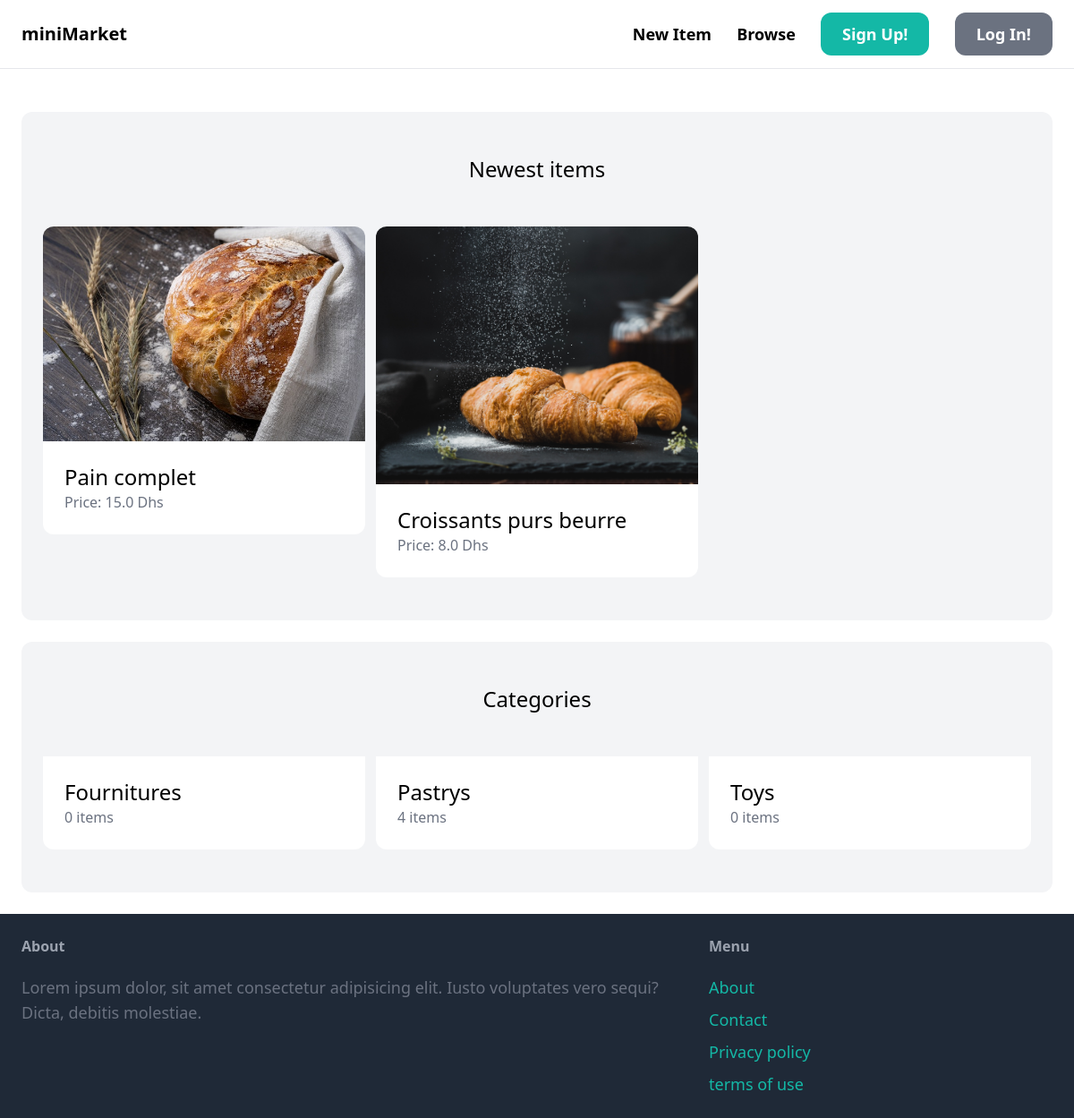
The page / on the database its author committed.
### item/models.py (models this page shows, shortened)
class Item(models.Model):
    category = models.ForeignKey(Category, related_name='items', on_delete=models.CASCADE)
    name = models.CharField(max_length=255)
    description = models.TextField(blank=True, null=True)
    price = models.FloatField()
    image = models.ImageField(upload_to='item_images', blank=True, null=True)
    is_sold = models.BooleanField(default=False)
    created_by = models.ForeignKey(User, related_name='items', on_delete=models.CASCADE)
    created_at = models.DateTimeField(auto_now_add=True)

class Category(models.Model):
    name = models.CharField(max_length=255)
    class Meta:
        ordering = ('name',)
        verbose_name_plural = 'categories'

### core/views.py (the view)
# urls.py: path('', views.index, name='index'),
def index(request):
    items = Item.objects.filter(is_sold=False)[0:2]
    categories = Category.objects.all()
    return render(request, 'core/index.html', {
        'categories': categories,
        'items': items,
    })

### core/templates/core/index.html (shortened to what this page needs)
{% extends 'core/base.html' %}
{% block content %}
    <div class="mt-6 px-6 py-12 bg-gray-100 rounded-xl">
        <h2 class="mb-12 text-2xl text-center">Newest items</h2>
        <div class="grid grid-cols-3 gap-3">
            {% for item in items %}
            <div>
                <a href="{% url 'item:detail' item.id %}">
                    <div>
                        <img src="{{ item.image.url }}" class="rounded-t-xl">
                    </div>
                    <div class="p-6 bg-white rounded-b-xl">
                        <h2 class="text-2xl">{{ item.name }}</h2>
                        <p class="text-gray-500">Price: {{ item.price }} Dhs</p>
                    </div>
                </a>
            </div>
            {% endfor %}
        </div>
    </div>
    <div class="mt-6 px-6 py-12 bg-gray-100 rounded-xl">
        <h2 class="mb-12 text-2xl text-center">Categories</h2>
        <div class="grid grid-cols-3 gap-3">
            {% for category in categories %}
            <div>
                <a href="">
                    <div class="p-6 bg-white rounded-b-xl">
                        <h2 class="text-2xl">{{ category.name }}</h2>
                        <p class="text-gray-500">{{ category.items.count }} items</p>
                    </div>
                </a>
            </div>
            {% endfor %}
        </div>
    </div>
{% endblock %}

### rows shown on the page
Item: image (picture), name "Pain complet", price "15.0"
Item: image (picture), name "Croissants purs beurre", price "8.0"
Category: name "Fournitures", items.count "0"
Category: name "Pastrys", items.count "4"
Category: name "Toys", items.count "0"
